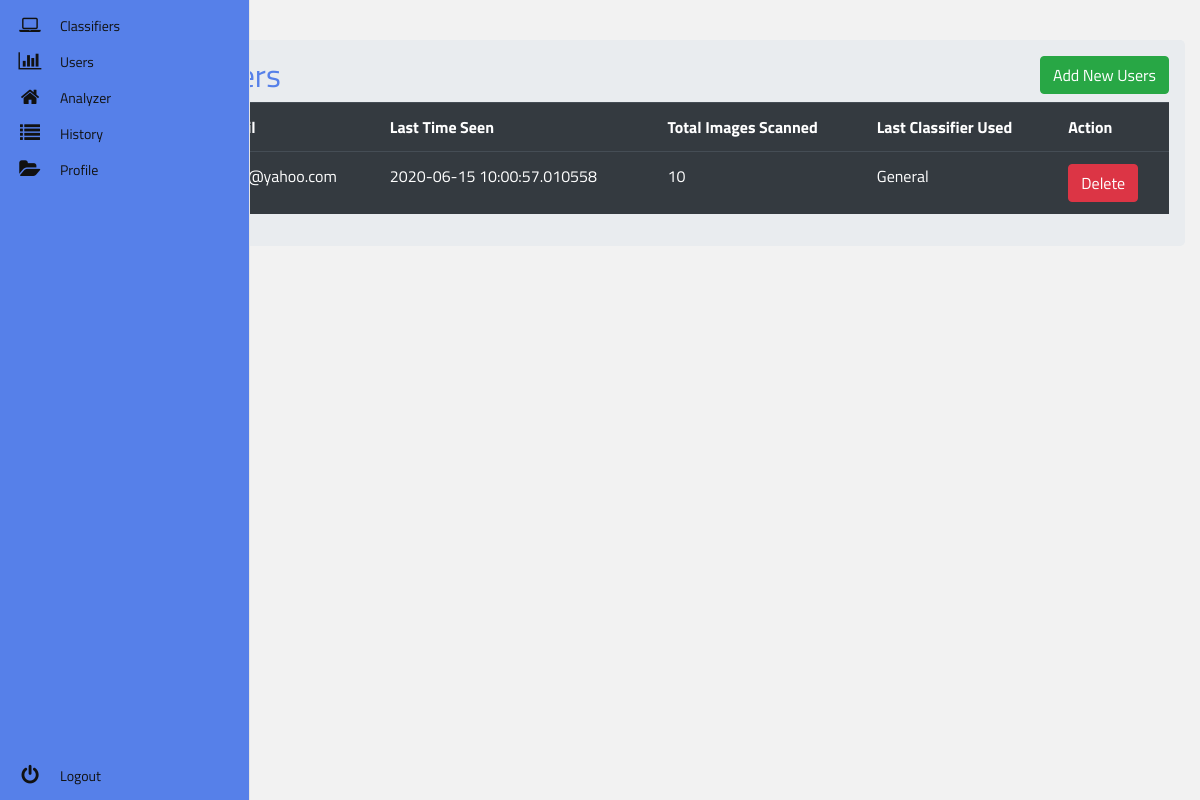
The page /users (signed in) on the database as committed earlier.
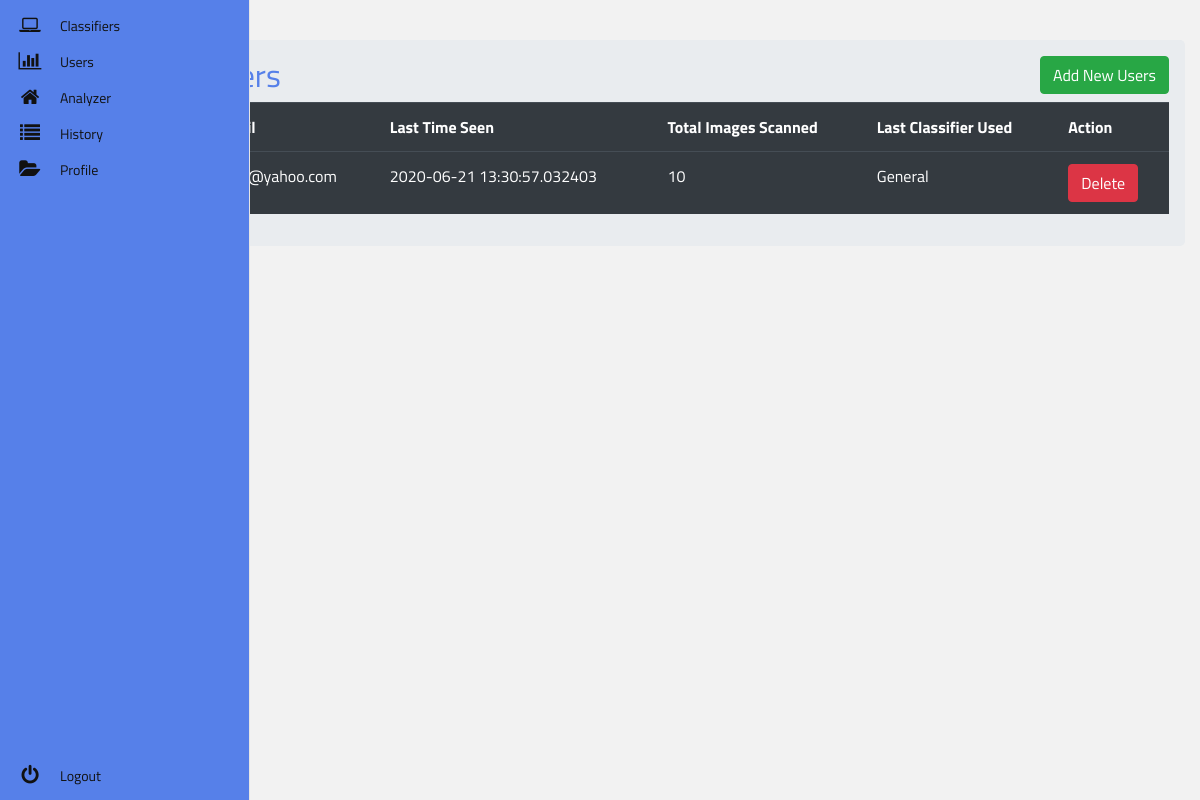
The same page on the database as committed later.
### Launch.py (models this page shows, shortened)
class Users(UserMixin, db.Model):
    id = db.Column(db.Integer, primary_key=True)
    username = db.Column(db.String(100), nullable=False, unique=True, )
    email = db.Column(db.String(200), nullable=False, unique=True, )
    password = db.Column(db.String(1000), nullable=False)
    isAdmin = db.Column(db.Boolean, nullable=False)
    lastTimeSeen = db.Column(db.DateTime, nullable=True)
    TotalImagesScanned = db.Column(db.Integer, nullable=False)
    history = db.relationship('History', backref='user')  # TODO: Astea ar trebui sa fie lazy='dynamic'

### Launch.py (the view)
@app.route("/users")
@login_required
def users():
    if not current_user.isAdmin:
        return "<h1>Not authorized</h1>"
    userList = db.session.query(Users.id, Users.username, Users.email, Users.lastTimeSeen, Users.TotalImagesScanned,
                                Classifiers.name) \
        .outerjoin(History, History.userId == Users.id) \
        .outerjoin(Classifiers, Classifiers.id == History.classifierId) \
        .group_by(Users.username) \
        .filter(Users.isAdmin == 0) \
        .all()
    return render_template("usersPage.html", userList=userList)

### Launch.py (called while the page is built)
@login_manager.user_loader
def load_user(user_id):
    return Users.query.get(int(user_id))

### templates/usersPage.html (shortened to what this page needs)
<!DOCTYPE html>
<html lang="en">
<head>
    <link href="https://stackpath.bootstrapcdn.com/bootstrap/4.4.1/css/bootstrap.min.css"
 rel="stylesheet">
    <link href="/static/css/baseStyle.css" rel="stylesheet">
    <link href="/static/css/usersPage.css" rel="stylesheet">
</head>
<body>
{% include "navBars/adminNavBar.html" %}
<div class="container">
    <div class="row">
        <div class="col md-12">
            <div class="jumbotron p-3">
                <h2>
                    <button class="btn btn-success float-right" data-target="#mymodal" data-toggle="modal"
                            type="button">Add New Users
                    </button>
                </h2>
                <table class="table table-hover table-dark">
                    <tr>
                        <th>Username</th>
                        <th>Email</th>
                        <th>Last Time Seen</th>
                        <th>Total Images Scanned</th>
                        <th>Last Classifier Used</th>
                        <th>Action</th>
                    </tr>
                    {% for user in userList %}
                    <tr>
                        <td>{{user.username}}</td>
                        <td>{{user.email}}</td>
                        <td>
                            {% if user.lastTimeSeen is not none %}
                            {{user.lastTimeSeen}}
                            {% else %}
                            Never
                            {% endif %}
                        </td>
                        <td>{{user.TotalImagesScanned}}</td>
                        <td>{{user.name}}</td>
                        <td>
                            <a class="btn btn-danger btn-xs" href="/usersDelete/{{user.id}}"
                               onclick="return confirm('Are You Sure To Delete ?')">Delete</a>
                        </td>
                    </tr>
                    {% endfor %}
                </table>
            </div>
        </div>
    </div>
</div>
</body>
</html>

### templates/navBars/adminNavBar.html
<link href="/static/css/navBar.css" rel="stylesheet">
<nav class="main-menu">
    <ul>
        <li class="has-subnav">
            <a href="{{ url_for('classifiers') }}">
                <i class="fa fa-laptop fa-2x"></i>
                <span class="nav-text">
                            Classifiers
                        </span>
            </a>
        </li>
        <li>
            <a href="{{ url_for('users') }}">
                <i class="fa fa-bar-chart-o fa-2x"></i>
                <span class="nav-text">
                                    Users
                                </span>
            </a>
        </li>
        <li>
            <a href="{{ url_for('analyzer') }}">
                <i class="fa fa-home fa-2x"></i>
                <span class="nav-text">
                            Analyzer
                        </span>
            </a>
        </li>
        <li class="has-subnav">
            <a href="{{ url_for('history') }}">
                <i class="fa fa-list fa-2x"></i>
                <span class="nav-text">
                            History
                        </span>
            </a>
        </li>
        <li class="has-subnav">
            <a href="{{ url_for('profile') }}">
                <i class="fa fa-folder-open fa-2x"></i>
                <span class="nav-text">
                            Profile
                        </span>
            </a>
        </li>
    </ul>
    <ul class="logout">
        <li>
            <a href="{{ url_for('logout') }}">
                <i class="fa fa-power-off fa-2x"></i>
                <span class="nav-text">
                            Logout
                        </span>
            </a>
        </li>
    </ul>
</nav>

### static/css/baseStyle.css (style rules this page uses)
body { color: #5680E9; background-color: #F2F2F2; padding-left: 60px; font-size: 16px; font-family: 'Titillium Web', "Calibri Light"; }

### static/css/usersPage.css (style rules this page uses)
body { margin-top: 5vh; }

### static/css/navBar.css (style rules this page uses)
.fa-2x { font-size: 2em; }
.fa { position: relative; display: table-cell; width: 60px; height: 36px; text-align: center; vertical-align: middle; font-size: 20px; }
.main-menu { background: #5680E9; border-right: 1px solid #e5e5e5; position: fixed; top: 0; bottom: 0; height: 100%; left: 0; width: 60px; overflow: hidden; -webkit-transition: width .05s linear; transition: width .05s linear; -webkit-transform: translateZ(0) scale(1, 1); z-index: 1000; }
.main-menu > ul { margin: 7px 0; }
.main-menu li { position: relative; display: block; width: 250px; }
.main-menu li > a { position: relative; display: table; border-collapse: collapse; border-spacing: 0; color: #111111; font-family: arial; font-size: 14px; text-decoration: none; -webkit-transform: translateZ(0) scale(1, 1); -webkit-transition: all .1s linear; transition: all .1s linear; }
.main-menu .nav-text { position: relative; display: table-cell; vertical-align: middle; width: 190px; font-family: 'Titillium Web', sans-serif; }
.main-menu > ul.logout { position: absolute; left: 0; bottom: 0; }
nav { -webkit-user-select: none; -moz-user-select: none; -ms-user-select: none; -o-user-select: none; user-select: none; }
nav ul, nav li { outline: 0; margin: 0; padding: 0; }

Rows that differ between the two databases and show on the page:
changed Users "User@yahoo.com": lastTimeSeen "2020-06-15 10:00:57.010558" → "2020-06-21 13:30:57.032403"
